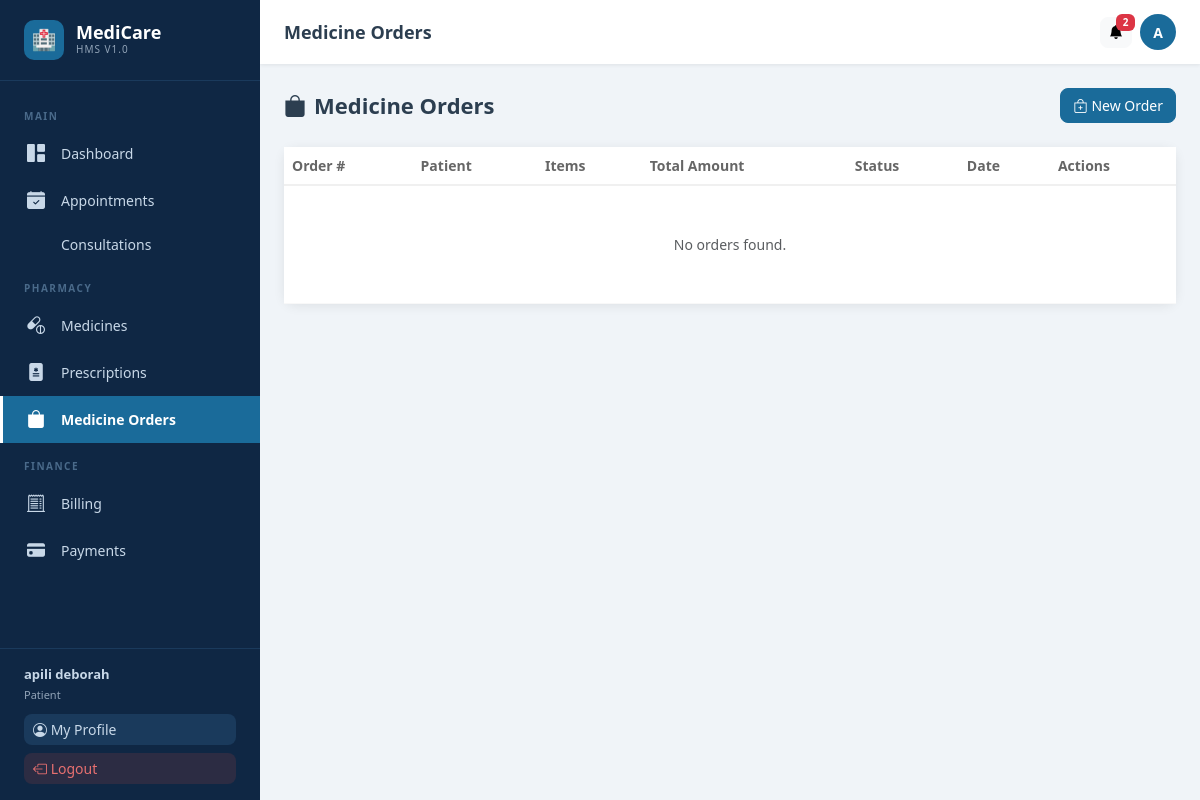
Page /pharmacy/orders/ (signed in) on the committed database.
### users/models.py (models this page shows, shortened)
class User(AbstractUser):
    ROLE_CHOICES = [
        ('admin', 'Admin'),
        ('doctor', 'Doctor'),
        ('nurse', 'Nurse'),
        ('patient', 'Patient'),
    ]
    role = models.CharField(max_length=20, choices=ROLE_CHOICES, default='patient')
    phone = models.CharField(max_length=20, blank=True)
    profile_pic = models.ImageField(upload_to='profiles/', blank=True, null=True)
    is_approved = models.BooleanField(default=True)
    created_at = models.DateTimeField(auto_now_add=True)

### pharmacy/views.py (the view)
# urls.py: path('orders/', views.order_list, name='order_list'),
@login_required
def order_list(request):
    user = request.user
    orders = MedicineOrder.objects.select_related('patient').all()
    if user.role == 'patient':
        try: orders = orders.filter(patient=user.patient_profile)
        except: orders = orders.none()
    return render(request, 'pharmacy/order_list.html', {'orders': orders})

### notifications/context_processors.py (called while the page is built)
def unread_notifications(request):
    if request.user.is_authenticated:
        from notifications.models import Notification
        count = Notification.objects.filter(recipient=request.user, is_read=False).count()
        return {'unread_notification_count': count}
    return {'unread_notification_count': 0}

### templates/pharmacy/order_list.html (shortened to what this page needs)
{% extends 'base.html' %}
{% load hms_tags %}
{% block page_title %}Medicine Orders{% endblock %}
{% block content %}
<div class="page-header">
  <h1><i class="bi bi-bag-fill me-2"></i>Medicine Orders</h1>
  <a href="{% url 'pharmacy:order_create' %}" class="btn btn-primary"><i class="bi bi-bag-plus me-1"></i>New Order</a>
</div>
<div class="card"><div class="table-responsive">
  <table class="table table-hover mb-0">
    <thead><tr><th>Order #</th><th>Patient</th><th>Items</th><th>Total Amount</th><th>Status</th><th>Date</th><th>Actions</th></tr></thead>
    <tbody>
    {% for o in orders %}
    <tr>
      <td>#{{ o.pk }}</td>
      <td><a href="{% url 'patients:patient_detail' o.patient.pk %}" style="text-decoration:none;font-weight:500">{{ o.patient.name }}</a></td>
      <td>{{ o.items.count }} item(s)</td>
      <td class="fw-bold">UGX {{ o.total_amount|floatformat:0 }}</td>
      <td><span class="badge-pill status-{{ o.status|lower }}">{{ o.status }}</span></td>
      <td style="font-size:13px;white-space:nowrap">{{ o.created_at|date:"d M Y" }}</td>
      <td>
        {% if request.user.role == 'admin' %}
        <div class="btn-group">
          <button class="btn btn-sm btn-outline-secondary py-0 px-2 dropdown-toggle" data-bs-toggle="dropdown">Update</button>
          <ul class="dropdown-menu">
            {% for s in "Processing,Ready,Dispensed,Cancelled"|split:"," %}
            <li><form method="post" action="{% url 'pharmacy:order_update_status' o.pk %}">{% csrf_token %}<input type="hidden" name="status" value="{{ s }}"><button class="dropdown-item" type="submit">{{ s }}</button></form></li>
            {% endfor %}
          </ul>
        </div>
        {% endif %}
      </td>
    </tr>
    {% empty %}<tr><td colspan="7" class="text-center py-5 text-muted">No orders found.</td></tr>
    {% endfor %}
    </tbody>
  </table>
</div></div>
{% endblock %}

### templates/base.html (shortened to what this page needs)
<!DOCTYPE html>
<html lang="en">
<head>
{% load static %}
<link href="https://cdn.jsdelivr.net/npm/bootstrap@5.3.2/dist/css/bootstrap.min.css" rel="stylesheet">
<link href="https://cdn.jsdelivr.net/npm/bootstrap-icons@1.11.3/font/bootstrap-icons.min.css" rel="stylesheet">
</head>
<body>
{% if user.is_authenticated %}
<aside class="sidebar" id="sidebar">
  <a href="{% url 'users:dashboard' %}" class="sidebar-brand">
    <div class="logo-icon">🏥</div>
    <div><div class="logo-text">MediCare</div><div class="logo-sub">HMS v1.0</div></div>
  </a>
  <nav class="sidebar-nav">
    <div class="nav-section-title">Main</div>
    <a href="{% url 'users:dashboard' %}" class="nav-link {% if request.resolver_match.url_name == 'dashboard' %}active{% endif %}">
      <i class="bi bi-grid-1x2-fill"></i> Dashboard
    </a>
    <a href="{% url 'appointments:appointment_list' %}" class="nav-link {% if 'appointments' in request.path and 'consultations' not in request.path %}active{% endif %}">
      <i class="bi bi-calendar-check-fill"></i> Appointments
    </a>
    <a href="{% url 'appointments:consultation_list' %}" class="nav-link {% if 'consultations' in request.path %}active{% endif %}">
       Consultations
    </a>
    <div class="nav-section-title">Pharmacy</div>
    <a href="{% url 'pharmacy:medicine_list' %}" class="nav-link {% if 'pharmacy' in request.path and 'prescriptions' not in request.path and 'orders' not in request.path %}active{% endif %}">
      <i class="bi bi-capsule-pill"></i> Medicines
    </a>
    <a href="{% url 'pharmacy:prescription_list' %}" class="nav-link {% if 'prescriptions' in request.path %}active{% endif %}">
      <i class="bi bi-file-medical-fill"></i> Prescriptions
    </a>
    {% if user.role == 'patient' or user.role == 'admin' %}
    <a href="{% url 'pharmacy:order_list' %}" class="nav-link {% if 'orders' in request.path %}active{% endif %}">
      <i class="bi bi-bag-fill"></i> Medicine Orders
    </a>
    {% endif %}
    <div class="nav-section-title">Finance</div>
    <a href="{% url 'billing:bill_list' %}" class="nav-link {% if 'billing' in request.path %}active{% endif %}">
      <i class="bi bi-receipt-cutoff"></i> Billing
    </a>
    <a href="{% url 'payments:payment_list' %}" class="nav-link {% if 'payments' in request.path %}active{% endif %}">
      <i class="bi bi-credit-card-fill"></i> Payments
    </a>
  </nav>
  <div class="sidebar-footer">
    <div style="color:#c8d8e8;font-size:13px;margin-bottom:10px">
      <strong>{{ user.get_full_name|default:user.username }}</strong><br>
      <span style="opacity:.7;font-size:11px;text-transform:capitalize">{{ user.role }}</span>
    </div>
    <a href="{% url 'users:profile' %}" class="btn btn-sm mb-2" style="background:#1a3a5c;color:#c8d8e8;width:100%;text-align:left">
      <i class="bi bi-person-circle"></i> My Profile
    </a>
    <a href="{% url 'users:logout' %}" class="btn btn-sm" style="background:#e74c3c22;color:#e87070;width:100%;text-align:left">
      <i class="bi bi-box-arrow-left"></i> Logout
    </a>
  </div>
</aside>
<div class="topbar">
  <span class="page-title">{% block page_title %}Dashboard{% endblock %}</span>
  <div class="topbar-actions">
    <a href="{% url 'notifications:notification_list' %}" class="btn btn-light btn-sm position-relative" title="Notifications">
      <i class="bi bi-bell-fill"></i>
      {% if unread_notification_count > 0 %}
      <span class="badge bg-danger position-absolute" style="top:-4px;right:-4px;font-size:10px;min-width:18px">{{ unread_notification_count }}</span>
      {% endif %}
    </a>
    <a href="{% url 'users:profile' %}" class="topbar-avatar" title="My Profile">
      {{ user.first_name|first|upper|default:user.username|first|upper }}
    </a>
  </div>
</div>
<main class="main-wrapper">
{% endif %}
  {% block content %}{% endblock %}
{% if user.is_authenticated %}</main>{% endif %}
</body>
</html>

### templates/base.html (style rules this page uses)
:root { --primary:#1a6b9a;--primary-dark:#134f73;--primary-light:#e8f4fd; --sidebar-w:260px;--sidebar-bg:#0f2744;--sidebar-text:#c8d8e8; --sidebar-hover:#1a3a5c;--sidebar-active:#1a6b9a; --topbar-h:64px;--body-bg:#f0f4f8;--card-shadow:0 2px 12px rgba(0,0,0,.08); }
body { background:var(--body-bg);font-family:'Segoe UI',system-ui,sans-serif;margin:0;overflow-x:hidden }
.sidebar { position:fixed;top:0;left:0;height:100vh;width:var(--sidebar-w);background:var(--sidebar-bg);z-index:1000;display:flex;flex-direction:column;transition:transform .3s ease }
.sidebar-brand { padding:20px 24px;border-bottom:1px solid #1a3a5c;display:flex;align-items:center;gap:12px;color:#fff;text-decoration:none }
.sidebar-brand .logo-icon { width:40px;height:40px;background:var(--primary);border-radius:10px;display:flex;align-items:center;justify-content:center;font-size:20px;flex-shrink:0 }
.sidebar-brand .logo-text { font-size:18px;font-weight:700;line-height:1.1 }
.sidebar-brand .logo-sub { font-size:10px;color:var(--sidebar-text);opacity:.7;letter-spacing:1px;text-transform:uppercase }
.sidebar-nav { flex:1;overflow-y:auto;padding:12px 0 }
.nav-section-title { font-size:10px;font-weight:600;color:#4a6a8a;text-transform:uppercase;letter-spacing:1.5px;padding:16px 24px 6px }
.nav-link { display:flex;align-items:center;gap:12px;padding:10px 24px;color:var(--sidebar-text);text-decoration:none;font-size:14px;transition:all .2s;border-left:3px solid transparent }
.nav-link.active { background:var(--sidebar-active);color:#fff;border-left-color:#fff;font-weight:600 }
.nav-link .bi { font-size:18px;flex-shrink:0;width:22px }
.sidebar-footer { padding:16px 24px;border-top:1px solid #1a3a5c }
.topbar { position:fixed;top:0;left:var(--sidebar-w);right:0;height:var(--topbar-h);background:#fff;box-shadow:0 1px 4px rgba(0,0,0,.08);z-index:999;display:flex;align-items:center;padding:0 24px;gap:16px }
.topbar .page-title { font-size:18px;font-weight:600;color:#2c3e50;flex:1 }
.topbar .topbar-actions { display:flex;align-items:center;gap:8px }
.topbar-avatar { width:36px;height:36px;border-radius:50%;background:var(--primary);color:#fff;display:flex;align-items:center;justify-content:center;font-weight:600;font-size:14px;text-decoration:none }
.main-wrapper { margin-left:var(--sidebar-w);margin-top:var(--topbar-h);padding:24px;min-height:calc(100vh - var(--topbar-h)) }
.card { border:none;border-radius:12px;box-shadow:var(--card-shadow) }
.table { font-size:14px }
.table th { font-weight:600;color:#666;border-bottom:2px solid #f0f0f0;white-space:nowrap }
.table td { vertical-align:middle;border-color:#f8f8f8 }
.btn { border-radius:8px;font-size:14px;font-weight:500 }
.btn-primary { background:var(--primary);border-color:var(--primary) }
.page-header { display:flex;align-items:center;justify-content:space-between;margin-bottom:24px;flex-wrap:wrap;gap:12px }
.page-header h1 { font-size:22px;font-weight:700;color:#2c3e50;margin:0 }

### rows in the picture
User: get_full_name "apili deborah", role "Patient", first_name|first "A"

### other values in the picture
{{ unread_notification_count }} "2"
